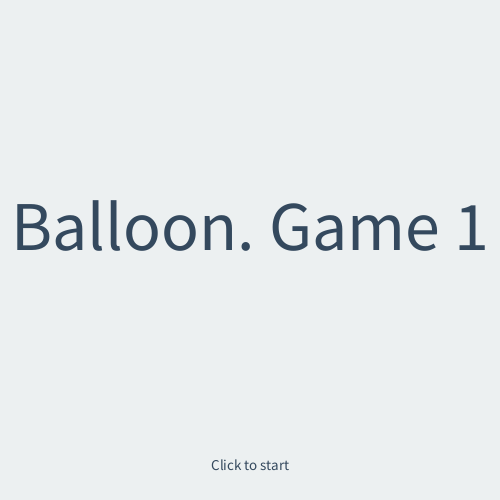
Frame 1 (no input)
Frame 60 (the mouse pressed at the canvas centre just before this capture): identical to frame 1, image omitted
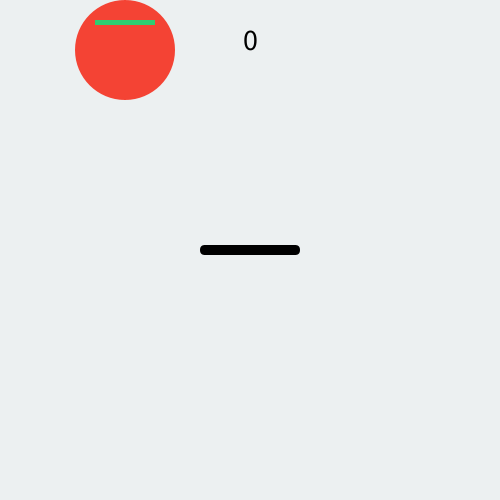
Frame 120 (the mouse held since frame 60 and released just before this capture)

The Processing sketch that drew these frames (run headless with seeded random() and noise(); from frame 60 on, the mouse is pressed at the canvas centre):

// Processing sketch: sketchBalloon
// ── sketchBalloon.pde
int gameScreen = 0;

// gameplay settings
float gravity = -0.01;
float airfriction = 0.0001;
float friction = 0.1;
int distances[]={200,50,100,70,10};
float time_Interval;
float last_Time_Check;

// scoring
int score = 0;
int maxHealth = 100;
float health = 100;
float healthDecrease = 1;
int healthBarWidth = 60;

// ball settings
float ballX, ballY; //ALTURA DEL SUELO,distancia desde la derecha
float ballSpeedVert = 0;
int seconds; //Tiempo en que mantiene la pos
float ballSpeedHorizon = 0;
float ballSize = 100;
color ballColor = color(244,67,52);

// racket settings
color racketColor = color(0);
float racketWidth = 100;
float racketHeight = 10;


/********* SETUP BLOCK *********/

void setup() {
  size(500, 500);
  // set the initial coordinates of the ball
  ballX=width/4;
  ballY=height/5;
  time_Interval = 2000; // 2 SEC
  last_Time_Check = millis();
  smooth();
}


/********* DRAW BLOCK *********/

void draw() {
  // Display the contents of the current screen
  if (gameScreen == 0) { 
    initScreen();
  } else if (gameScreen == 1) { 
    gameScreen();
  } else if (gameScreen == 2) { 
    gameOverScreen();
  }
}


/********* SCREEN CONTENTS *********/

void initScreen() {
  background(236, 240, 241);
  textAlign(CENTER);
  fill(52, 73, 94);
  textSize(70);
  text("Balloon. Game 1", width/2, height/2);
  textSize(15); 
  text("Click to start", width/2, height-30);
}
void gameScreen() {
  background(236, 240, 241);
  drawRacket();
  watchRacketBounce();
  drawBall(); //Object(Altura, longitud, Second)
  //applyGravity();
  movement_Balloon(distances);
  applyHorizontalSpeed();
  keepInScreen();
  drawHealthBar();
  printScore();
}
void gameOverScreen() {
  background(44, 62, 80);
  textAlign(CENTER);
  fill(236, 240, 241);
  textSize(12);
  text("Your Score", width/2, height/2 - 120);
  textSize(130);
  text(score, width/2, height/2);
  textSize(15);
  text("Click to Restart", width/2, height-30);
}


/********* INPUTS *********/

public void mousePressed() {
  // if we are on the initial screen when clicked, start the game 
  if (gameScreen==0) { 
    startGame();
  }
  if (gameScreen==2) {
  }
}



/********* OTHER FUNCTIONS *********/

// This method sets the necessery variables to start the game  
void startGame() {
  gameScreen=1;
}
void gameOver() {
  gameScreen=2;
}

void movement_Balloon(int[] pos){ //cambia X
  if(millis()>last_Time_Check + time_Interval){
    last_Time_Check = millis();
    ballY=pos[4];
    }
  }


void drawBall() {
  fill(ballColor);
  ellipse(ballX, ballY, ballSize, ballSize);
}
void drawRacket() {
  fill(racketColor);
  rectMode(CENTER);
  rect(mouseX, mouseY, racketWidth, racketHeight, 5);
}

void drawHealthBar() {
  noStroke();
  fill(189, 195, 199);
  rectMode(CORNER);
  rect(ballX-(healthBarWidth/2), ballY - 30, healthBarWidth, 5);
  if (health > 60) {
    fill(46, 204, 113);
  } else if (health > 30) {
    fill(230, 126, 34);
  } else {
    fill(231, 76, 60);
  }
  rectMode(CORNER);
  rect(ballX-(healthBarWidth/2), ballY - 30, healthBarWidth*(health/maxHealth), 5);
}
void decreaseHealth() {
  health -= healthDecrease;
  if (health <= 0) {
    gameOver();
  }
}
void score() {
  score++;
}
void printScore() {
  textAlign(CENTER);
  fill(0);
  textSize(30); 
  text(score, height/2, 50);
}

void watchRacketBounce() {
  float overhead = mouseY - pmouseY;
  if ((ballX+(ballSize/2) > mouseX-(racketWidth/2)) && (ballX-(ballSize/2) < mouseX+(racketWidth/2))) {
    if (dist(ballX, ballY, ballX, mouseY)<=(ballSize/2)+abs(overhead)) {
      makeBounceBottom(mouseY);
      ballSpeedHorizon = (ballX - mouseX)/10;
      // racket moving up
      if (overhead<0) {
        ballY+=(overhead/2);
        ballSpeedVert+=(overhead/2);
      }
    }
  }
}
void applyGravity() {
  ballSpeedVert += gravity;
  ballY += ballSpeedVert;
  ballSpeedVert -= (ballSpeedVert * airfriction);
}
void applyHorizontalSpeed() {
  ballX += ballSpeedHorizon;
  ballSpeedHorizon -= (ballSpeedHorizon * airfriction);
}
// ball falls and hits the floor (or other surface) 
void makeBounceBottom(float surface) {
  ballY = surface-(ballSize/2);
  ballSpeedVert*=-1;
  ballSpeedVert -= (ballSpeedVert * friction);
}
// ball rises and hits the ceiling (or other surface)
void makeBounceTop(float surface) {
  ballY = surface+(ballSize/2);
  ballSpeedVert*=-1;
  ballSpeedVert -= (ballSpeedVert * friction);
}
// ball hits object from left side
void makeBounceLeft(float surface) {
  ballX = surface+(ballSize/2);
  ballSpeedHorizon*=-1;
  ballSpeedHorizon -= (ballSpeedHorizon * friction);
}
// ball hits object from right side
void makeBounceRight(float surface) {
  ballX = surface-(ballSize/2);
  ballSpeedHorizon*=-1;
  ballSpeedHorizon -= (ballSpeedHorizon * friction);
}
// keep ball in the screen
void keepInScreen() {
  // ball hits floor
  if (ballY+(ballSize/2) > height) { 
    makeBounceBottom(height);
  }
  // ball hits ceiling
  if (ballY-(ballSize/2) < 0) {
    makeBounceTop(0);
  }
  // ball hits left of the screen
  if (ballX-(ballSize/2) < 0) {
    makeBounceLeft(0);
  }
  // ball hits right of the screen
  if (ballX+(ballSize/2) > width) {
    makeBounceRight(width);
  }
}
